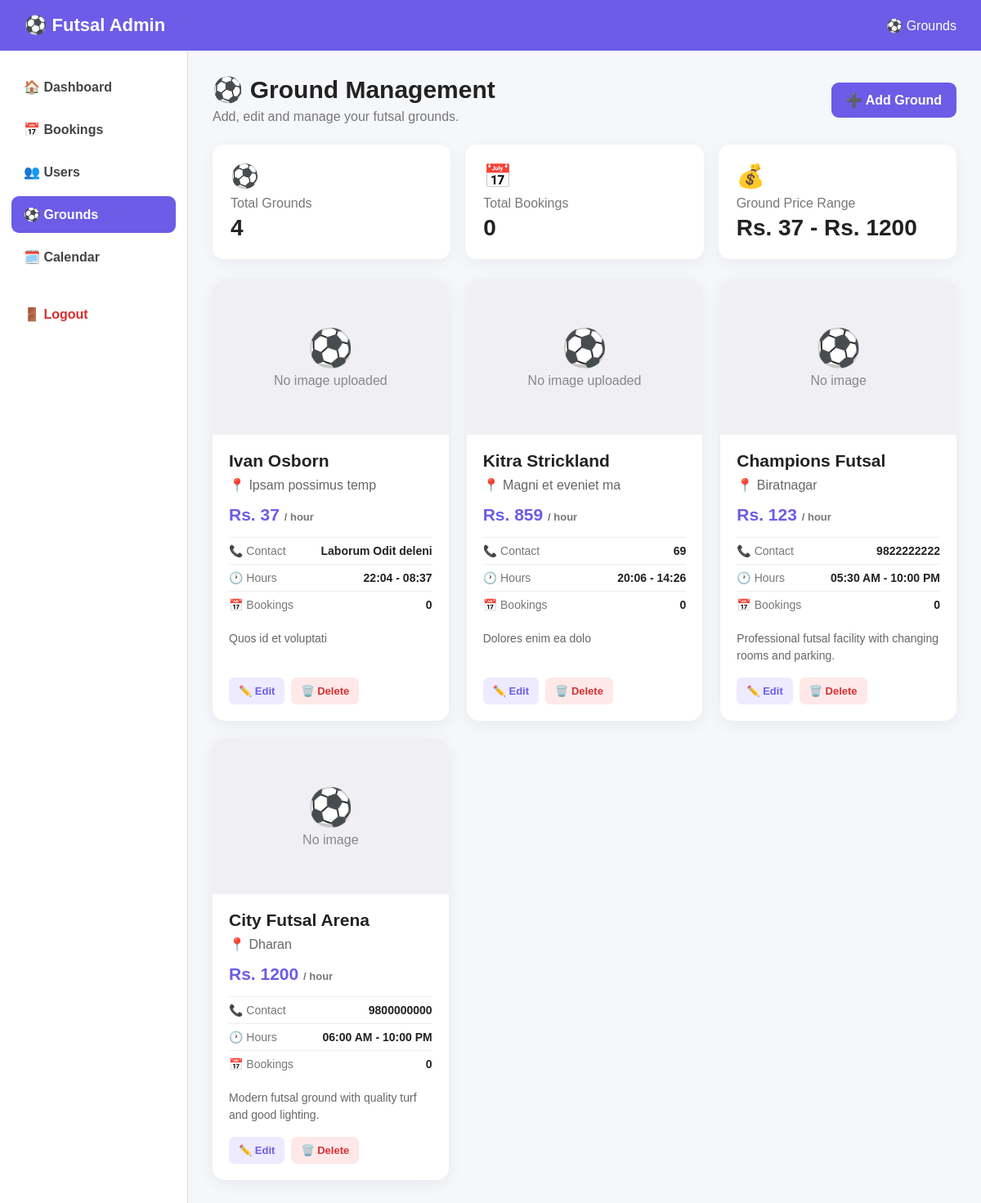
Before: /admin/grounds (signed in) with the older database file.
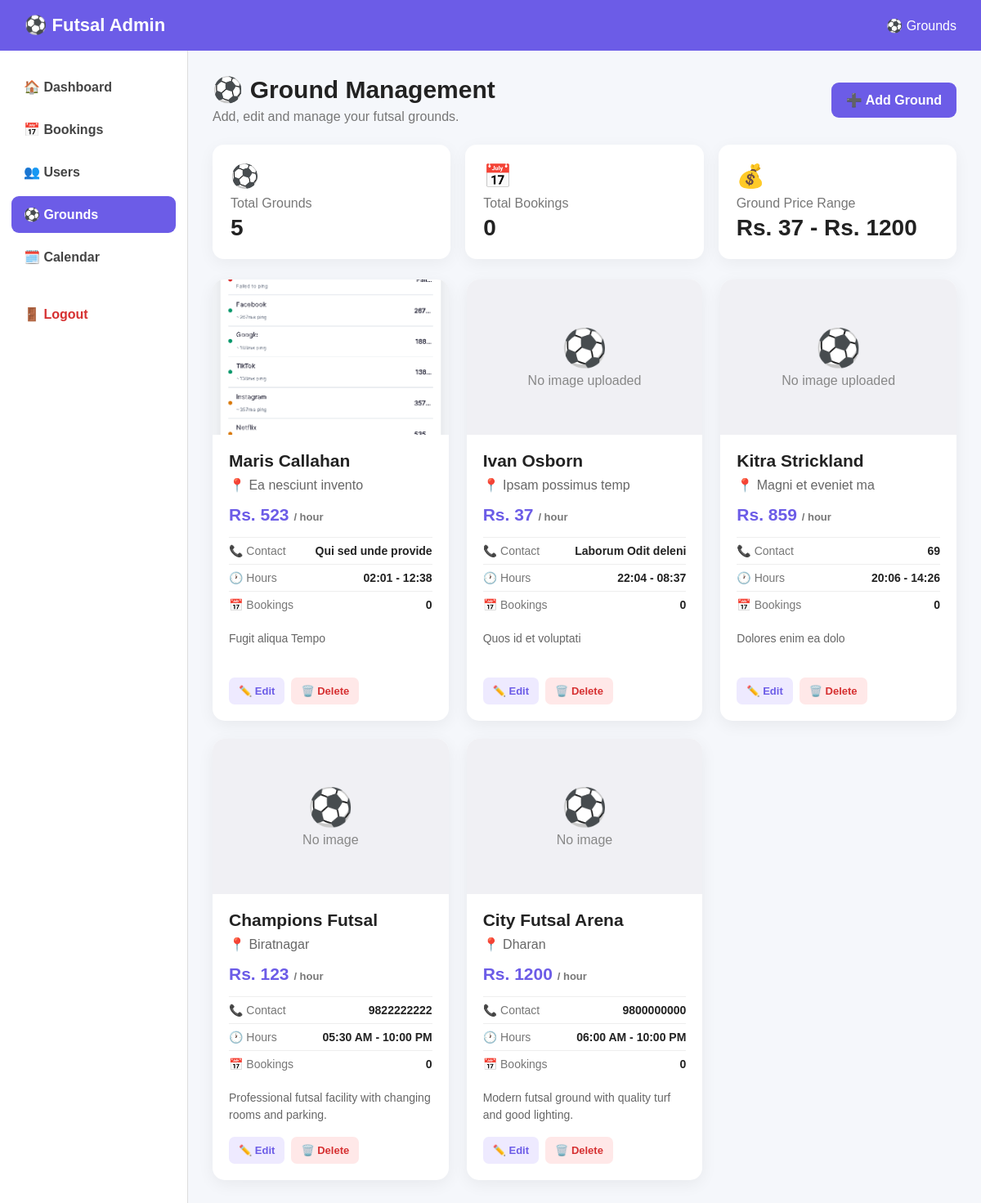
After: the same page with the newer database file.
### tables this page shows
CREATE TABLE grounds (
            id INTEGER PRIMARY KEY AUTOINCREMENT,
            name TEXT NOT NULL,
            location TEXT NOT NULL,
            price INTEGER NOT NULL,
            contact TEXT,
            opening_time TEXT,
            closing_time TEXT,
            description TEXT,
            image TEXT
        );

### app.py (the view)
@app.route("/admin/grounds")
@admin_required
def admin_grounds():
    conn = get_db()
    grounds_list = conn.execute(
        """
        SELECT *
        FROM grounds
        ORDER BY id DESC
        """
    ).fetchall()
    conn.close()
    return render_template(
        "admin/grounds.html",
        grounds=grounds_list
    )

### app.py (called while the page is built, shortened)
def get_db():
    conn = sqlite3.connect(
        DATABASE
    )
    conn.row_factory = sqlite3.Row
    conn.execute(
        "PRAGMA foreign_keys = ON"
    )
    return conn

def admin_required(view_function):
    @wraps(view_function)
    def wrapper(*args, **kwargs):
        user_id = session.get("user_id")
        conn = get_db()
        user = conn.execute(
            """
            SELECT
                id,
                name,
                email,
                is_admin
            FROM users
            WHERE id = ?
            """,
            (
                user_id,
            )
        ).fetchone()
        conn.close()
        session["user_id"] = user["id"]
        session["user_name"] = user["name"]
        session["is_admin"] = 1
        return view_function(
            *args,
            **kwargs
        )
    return wrapper

### templates/admin/grounds.html (shortened to what this page needs)
<!DOCTYPE html>
<html lang="en">
<head>
</head>
<body>
<div class="topbar">
    <div class="brand">
        ⚽ Futsal Admin
    </div>
    <div>
        ⚽ Grounds
    </div>
</div>
<div class="layout">
    <aside class="sidebar">
        <a href="{{ url_for('admin_dashboard') }}">
            🏠 Dashboard
        </a>
        <a href="{{ url_for('admin_bookings') }}">
            📅 Bookings
        </a>
        <a href="{{ url_for('admin_users') }}">
            👥 Users
        </a>
        <a href="{{ url_for('admin_grounds') }}" class="active">
            ⚽ Grounds
        </a>
        <a href="{{ url_for('admin_calendar') }}">
            🗓️ Calendar
        </a>
        <a href="{{ url_for('admin_logout') }}" class="logout">
            🚪 Logout
        </a>
    </aside>
    <main class="content">
        <div class="page-header">
            <div>
                <h1>
                    ⚽ Ground Management
                </h1>
                <div class="subtitle">
                    Add, edit and manage your futsal grounds.
                </div>
            </div>
            <a
                href="{{ url_for('admin_add_ground') }}"
                class="add-btn"
            >
                ➕ Add Ground
            </a>
        </div>
        <div class="stats">
            <div class="stat-card">
                <div class="stat-icon">
                    ⚽
                </div>
                <div class="stat-title">
                    Total Grounds
                </div>
                <div class="stat-number">
                    {{ grounds|length }}
                </div>
            </div>
            <div class="stat-card">
                <div class="stat-icon">
                    📅
                </div>
                <div class="stat-title">
                    Total Bookings
                </div>
                <div class="stat-number">
                    {% set total_bookings = namespace(value=0) %}
                    {% for ground in grounds %}
                        {% if ground['booking_count'] is defined %}
                            {% set total_bookings.value =
                                total_bookings.value +
                                (ground['booking_count'] or 0)
                            %}
                        {% endif %}
                    {% endfor %}
                    {{ total_bookings.value }}
                </div>
            </div>
            <div class="stat-card">
                <div class="stat-icon">
                    💰
                </div>
                <div class="stat-title">
                    Ground Price Range
                </div>
                <div class="stat-number">
                    {% if grounds %}
                        Rs.
                        {{
                            grounds
                            |map(attribute='price')
                            |map('float')
                            |min
                            |round(0)
                            |int
                        }}
                        -
                        Rs.
                        {{
                            grounds
                            |map(attribute='price')
                            |map('float')
                            |max
                            |round(0)
                            |int
                        }}
                    {% else %}
                        Rs. 0
                    {% endif %}
                </div>
            </div>
        </div>
        {% if grounds %}
            <div class="grounds-grid">
                {% for ground in grounds %}
                    <div class="ground-card">
                        <div class="ground-image">
                            {% if ground['image'] %}
                                <img
                                    src="{{ url_for('uploaded_file', filename=ground['image']) }}"
                                    alt="{{ ground['name'] }}"
                                    onerror="this.style.display='none'; this.nextElementSibling.style.display='flex';"
                                >
                                <div
                                    class="no-image"
                                    style="display:none;"
                                >
                                    <div class="no-image-icon">
                                        ⚽
                                    </div>
                                    No image
                                </div>
                            {% else %}
                                <div class="no-image">
                                    <div class="no-image-icon">
                                        ⚽
                                    </div>
                                    No image uploaded
                                </div>
                            {% endif %}
                        </div>
                        <div class="ground-body">
                            <h2 class="ground-name">
                                {{ ground['name'] }}
                            </h2>
                            <div class="location">
                                📍 {{ ground['location'] }}
                            </div>
                            <div class="price">
                                Rs. {{ ground['price']|float|round(0)|int }}
                                <small style="font-size:13px; color:#777;">
                                    / hour
                                </small>
                            </div>
                            <div class="info-row">
                                <span class="info-label">
                                    📞 Contact
                                </span>
                                <span class="info-value">
                                    {% if ground['contact'] %}
                                        {{ ground['contact'] }}
                                    {% else %}
                                        Not provided
                                    {% endif %}
                                </span>
                            </div>
                            <div class="info-row">
                                <span class="info-label">
                                    🕐 Hours
                                </span>
                                <span class="info-value">
                                    {{ ground['opening_time'] or '06:00' }}
                                    -
                                    {{ ground['closing_time'] or '22:00' }}
                                </span>
                            </div>
                            <div class="info-row">
                                <span class="info-label">
                                    📅 Bookings
                                </span>
                                <span class="info-value">
                                    {% if ground['booking_count'] is defined %}
                                        {{ ground['booking_count'] or 0 }}
                                    {% else %}
                                        0
                                    {% endif %}
                                </span>
                            </div>
                            <div class="description">
                                {% if ground['description'] %}
                                    {{ ground['description'] }}
                                {% else %}
                                    No description provided.
                                {% endif %}
                            </div>
                            <div class="actions">
                                <a
                                    href="{{ url_for('admin_edit_ground', ground_id=ground['id']) }}"
                                    class="action-btn edit-btn"
                                >
                                    ✏️ Edit
                                </a>
                                <form
                                    method="POST"
                                    action="{{ url_for('admin_delete_ground', ground_id=ground['id']) }}"
                                    style="display:inline;"
                                    onsubmit="return confirm('Are you sure you want to delete this ground? All bookings for this ground will also be deleted. This action cannot be undone.');"
                                >
                                    <button
                                        type="submit"
                                        class="action-btn delete-btn"
                                    >
                                        🗑️ Delete
                                    </button>
                                </form>
                            </div>
                        </div>
                    </div>
                {% endfor %}
            </div>
        {% endif %}
    </main>
</div>
</body>
</html>

### templates/admin/grounds.html (style rules this page uses)
* { box-sizing: border-box; }
body { margin: 0; font-family: Arial, sans-serif; background: #f5f7fb; color: #222; }
.topbar { background: #6c5ce7; color: white; padding: 18px 30px; display: flex; justify-content: space-between; align-items: center; }
.brand { font-size: 22px; font-weight: bold; }
.layout { display: flex; min-height: calc(100vh - 65px); }
.sidebar { width: 230px; background: white; padding: 22px 14px; border-right: 1px solid #ddd; flex-shrink: 0; }
.sidebar a { display: block; padding: 13px 15px; margin-bottom: 7px; text-decoration: none; color: #444; border-radius: 9px; font-weight: bold; }
.sidebar a.active { background: #6c5ce7; color: white; }
.logout { color: #d63031 !important; margin-top: 25px; }
.content { flex: 1; padding: 30px; min-width: 0; }
.page-header { display: flex; justify-content: space-between; align-items: center; gap: 20px; margin-bottom: 25px; }
h1 { margin: 0; font-size: 30px; }
.subtitle { color: #777; margin-top: 7px; }
.add-btn { display: inline-block; background: #6c5ce7; color: white; text-decoration: none; padding: 12px 18px; border-radius: 9px; font-weight: bold; white-space: nowrap; }
.stats { display: grid; grid-template-columns: repeat(3, 1fr); gap: 18px; margin-bottom: 25px; }
.stat-card { background: white; padding: 22px; border-radius: 14px; box-shadow: 0 5px 20px rgba(0,0,0,.05); }
.stat-icon { font-size: 28px; }
.stat-title { color: #777; margin-top: 8px; }
.stat-number { font-size: 28px; font-weight: bold; margin-top: 5px; }
.grounds-grid { display: grid; grid-template-columns: repeat(3, minmax(0, 1fr)); gap: 22px; }
.ground-card { background: white; border-radius: 15px; overflow: hidden; box-shadow: 0 5px 20px rgba(0,0,0,.06); }
.ground-image { width: 100%; height: 190px; background: #eee; position: relative; overflow: hidden; }
.ground-image img { width: 100%; height: 100%; object-fit: cover; display: block; }
.no-image { width: 100%; height: 100%; display: flex; align-items: center; justify-content: center; flex-direction: column; color: #888; background: #f0f0f4; }
.no-image-icon { font-size: 45px; margin-bottom: 5px; }
.ground-body { padding: 20px; }
.ground-name { margin: 0 0 8px; font-size: 21px; }
.location { color: #666; margin-bottom: 15px; }
.price { color: #6c5ce7; font-size: 21px; font-weight: bold; margin-bottom: 15px; }
.info-row { display: flex; justify-content: space-between; gap: 12px; padding: 8px 0; border-top: 1px solid #eee; font-size: 14px; }
.info-label { color: #777; }
.info-value { font-weight: bold; text-align: right; }
.description { color: #666; font-size: 14px; line-height: 1.5; margin: 15px 0; min-height: 42px; }
.actions { display: flex; gap: 8px; flex-wrap: wrap; margin-top: 16px; }
.action-btn { display: inline-block; border: none; padding: 9px 12px; border-radius: 7px; text-decoration: none; font-weight: bold; cursor: pointer; font-size: 13px; }
.edit-btn { background: #eeeaff; color: #6c5ce7; }
.delete-btn { background: #ffe8e8; color: #d63031; }

Changed rows visible on the page:
added grounds: image (picture), name "Maris Callahan", location "Ea nesciunt invento", price "523", contact "Qui sed unde provide", opening_time "02:01", closing_time "12:38", description "Fugit aliqua Tempo"
Other visible differences:
{{ grounds|length }}: "4" → "5"
